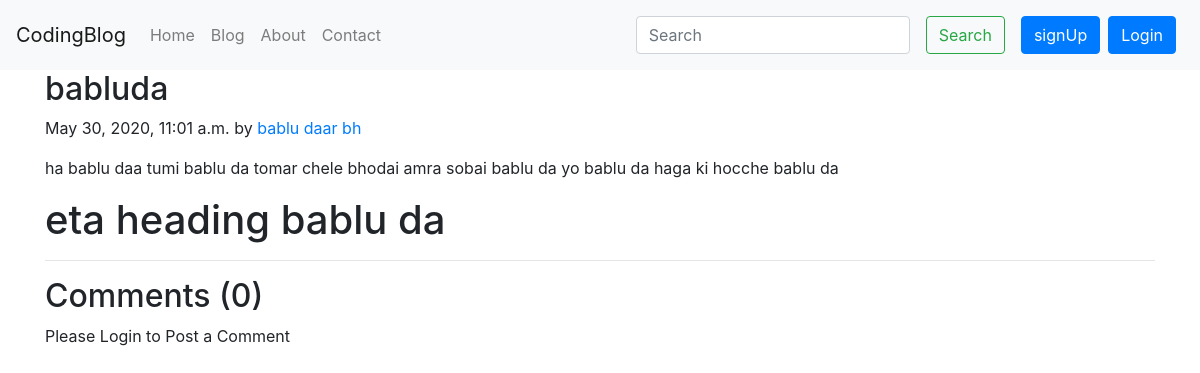
Page /blog/bablubablu on the committed database.
### blog/models.py (models this page shows, shortened)
class Post(models.Model):
    sno = models.AutoField(primary_key = True)
    title = models.CharField(max_length=255)
    content = models.TextField()
    author = models.CharField(max_length=13)
    slug  = models.CharField(max_length=130)
    timeStamp = models.DateTimeField(blank =True)

### blog/views.py (the view)
# urls.py: path('<str:slug>', views.blogPost, name='blogPost'),
def blogPost(request, slug):
    post = Post.objects.filter(slug=slug).first()
    comments = BlogComment.objects.filter(post=post, parent=None)
    replies = BlogComment.objects.filter(post=post).exclude(parent=None)
    replyDict = {}
    for reply in replies:
        if reply.parent.sno not in replyDict.keys():
            replyDict[reply.parent.sno] = [reply]
        else:
            replyDict[reply.parent.sno].append(reply)
    context = {'post': post, 'comments': comments,
               'user': request.user, 'replyDict': replyDict}
    return render(request, 'blog/blogPost.html', context)

### templates/blog/blogPost.html (shortened to what this page needs)
{% extends 'base.html' %}
{% block body %}
{% load humanize %}
{% load extras %}
<div class="container">
    <h2 class="blog-post-title">
        {{post.title}}
    </h2>
    <p class="blog-post-meta">{{post.timeStamp}} by <a href="#">{{post.author}}</a></p>
    <p>{{post.content|safe}}</p>
    <hr>
</div>
<div class="container">
    <h2>
        Comments ({{comments.count}})
    </h2>
    <div class="my-2">
        {% if user.is_authenticated %}
        <form action="/blog/postComment" method="post">
            {% csrf_token %}
            <div class="form-group">
                <label for="exampleInputEmail1">Post Comment</label>
                <input type="text" class="form-control" name="comment">
            </div>
            <input type="hidden" name="postSno" value="{{post.sno}}">
            <input type="hidden" name="parentSno" value="">
            <button type="submit" class="btn btn-primary">Submit</button>
        </form>
        {% else %}
        <p> Please Login to Post a Comment
            {% endif %}
    </div>
</div>
{% endblock body %}

### rows in the picture
Post: title "babluda", timeStamp "May 30, 2020, 11:01 a.m.", author "bablu daar bh", content "ha bablu daa tumi bablu da tomar chele bhodai amra sobai bablu da yo bablu da haga ki hocche bablu da eta heading bablu da"

### other values in the picture
{{ comments.count }} "0"
